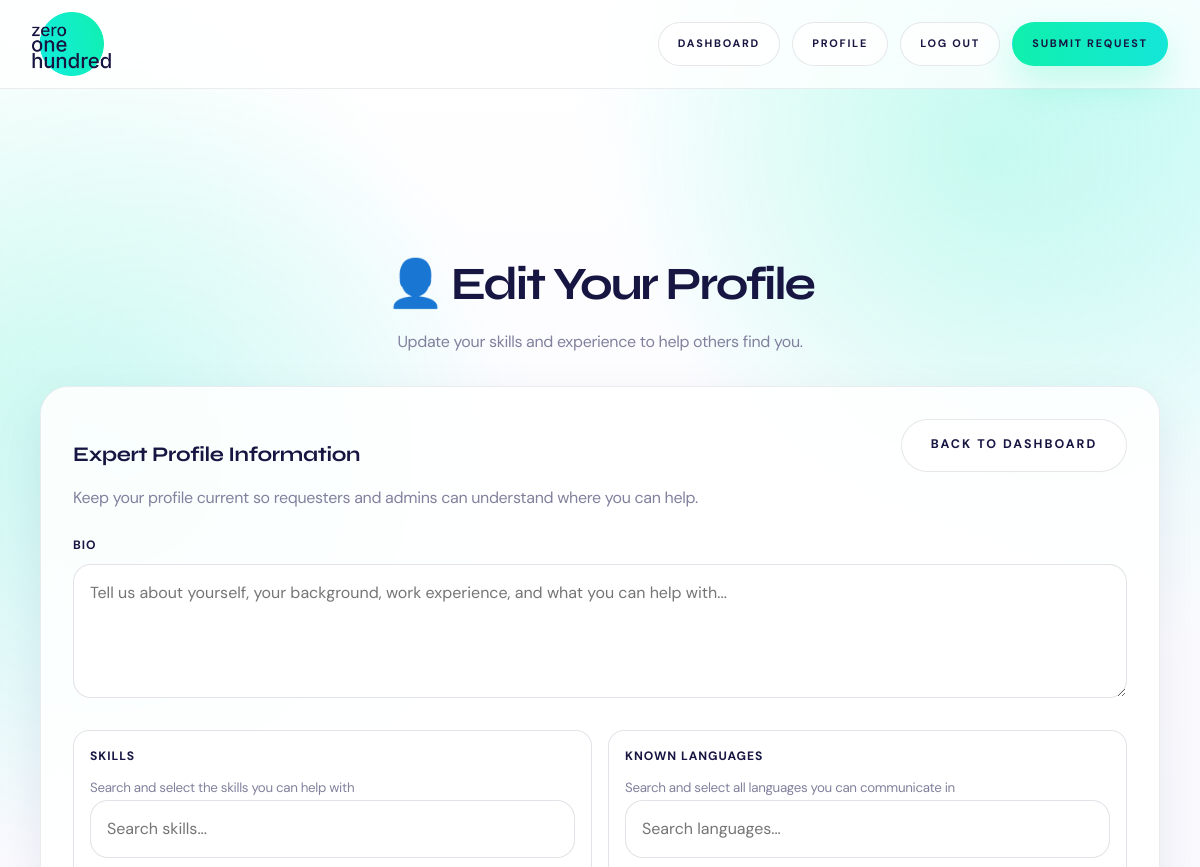
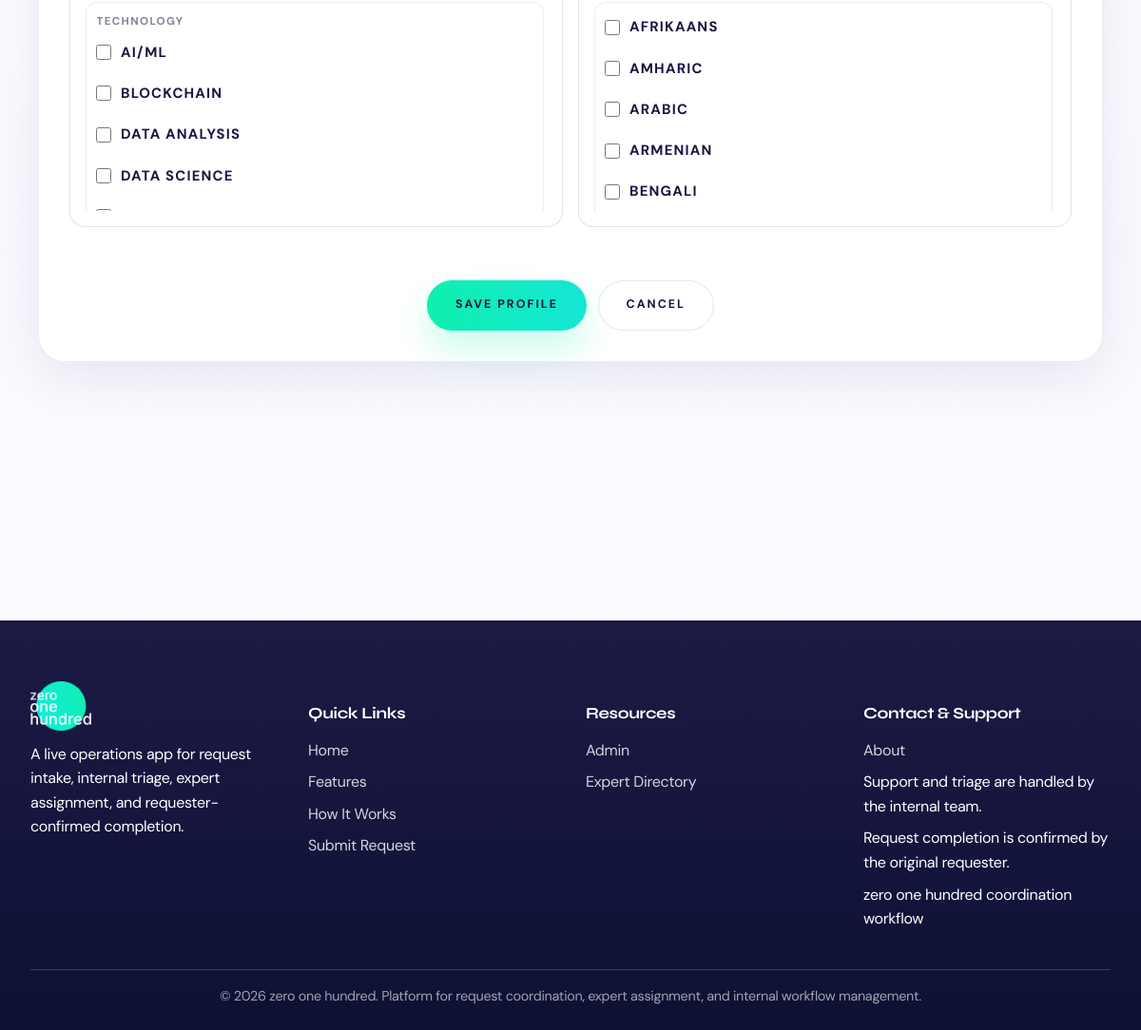
Screenshot of /profile/edit/ (signed in) with the database file from the repository (2 pictures, top to bottom).
### server/models.py (models this page shows, shortened)
class Expert(models.Model):
    AVAILABILITY_CHOICES = [
        ('high', 'High (daily)'),
        ('medium', 'Medium (weekly)'),
        ('low', 'Low (occasional)'),
    ]
    user = models.OneToOneField(User, on_delete=models.CASCADE)
    bio = models.TextField(blank=True)
    skills = models.ManyToManyField(Skill, blank=True, related_name='experts')
    languages = models.ManyToManyField(Language, blank=True, related_name='experts')
    work_experience = models.TextField(blank=True, help_text='Work experience highlights')
    rating = models.FloatField(default=0.0, help_text='Average user rating (0-5)')
    rating_count = models.IntegerField(default=0, help_text='Number of ratings')
    availability = models.CharField(
        max_length=20,
        choices=AVAILABILITY_CHOICES,
        default='medium'
    )
    is_busy = models.BooleanField(default=False, help_text='Whether expert is currently assigned to an active request')
    karma_points = models.IntegerField(default=0, help_text='Karma points earned for completed help')
    help_provided = models.IntegerField(default=0, help_text='Number of help contributions')
    profile_image = models.ImageField(upload_to='experts/', blank=True)
    created_at = models.DateTimeField(auto_now_add=True)

class Skill(models.Model):
    name = models.CharField(max_length=100, unique=True)
    class Meta:
        verbose_name = 'Skill'
        verbose_name_plural = 'Skills'

class Language(models.Model):
    name = models.CharField(max_length=80, unique=True)
    class Meta:
        verbose_name = 'Language'
        verbose_name_plural = 'Languages'

### server/views.py (the view)
# urls.py: path('profile/edit/', views.edit_profile, name='edit_profile'),
@login_required
def edit_profile(request):
    if request.user.is_staff or request.user.is_superuser:
        messages.error(request, 'Company accounts cannot edit expert profiles.')
        return redirect('dashboard')
    try:
        expert = request.user.expert
    except Expert.DoesNotExist:
        expert = Expert.objects.create(user=request.user)
    if request.method == 'POST':
        form = ExpertProfileForm(request.POST, instance=expert)
        if form.is_valid():
            form.save()
            messages.success(request, 'Your profile has been updated successfully!')
            return redirect('dashboard')
    else:
        form = ExpertProfileForm(instance=expert)
    skill_groups = _group_skills_by_theme(form.fields['skills'].queryset)
    known_languages = list(form.fields['languages'].queryset)
    selected_skills = set(request.POST.getlist('skills')) if request.method == 'POST' else set(
        str(skill_id) for skill_id in expert.skills.values_list('id', flat=True)
    )
    selected_languages = set(request.POST.getlist('languages')) if request.method == 'POST' else set(
        str(language_id) for language_id in expert.languages.values_list('id', flat=True)
    )
    return render(request, 'edit_profile.html', {
        'form': form,
        'expert': expert,
        'skill_groups': skill_groups,
        'known_languages': known_languages,
        'selected_skills': selected_skills,
        'selected_languages': selected_languages,
    })

### server/chat_utils.py (called while the page is built)
def is_company_account(user):
    return bool(user and user.is_authenticated and user.is_active and (user.is_staff or user.is_superuser))

### server/context_processors.py (called while the page is built)
def chat_nav_badge(request):
    user = getattr(request, 'user', None)
    if not user or not user.is_authenticated or not is_company_account(user):
        return {
            'chats_unread_count': 0,
            'chats_has_unread': False,
        }
    unread_count = get_unread_chat_count(user)
    return {
        'chats_unread_count': unread_count,
        'chats_has_unread': unread_count > 0,
    }

### server/templates/edit_profile.html (shortened to what this page needs)
{% extends "base.html" %}
{% block content %}
<div class="container">
    <section class="section">
        <div class="text-center mb-4">
            <h1>👤 Edit Your Profile</h1>
            <p class="text-muted">Update your skills and experience to help others find you.</p>
        </div>
        <div class="card submit-card">
            <div class="card-body">
                <form method="post">
                    <div class="profile-form-intro">
                        <div>
                            <h3>Expert Profile Information</h3>
                            <p class="text-muted">Keep your profile current so requesters and admins can understand where you can help.</p>
                        </div>
                        <a href="{% url 'dashboard' %}" class="btn btn-outline">Back to Dashboard</a>
                    </div>
                    <div class="form-group">
                        <label for="{{ form.bio.id_for_label }}">Bio</label>
                        {{ form.bio }}
                    </div>
                    <div class="row two-up">
                        <div class="col-md-6">
                            <div class="form-group picker-panel">
                                <label>Skills</label>
                                <small class="text-muted d-block mb-2">Search and select the skills you can help with</small>
                                <input type="text" class="picker-search" placeholder="Search skills..." data-target="profile-skills-list">
                                <div class="picker-list" id="profile-skills-list">
                                    {% for theme, skills in skill_groups %}
                                    <div class="picker-group" data-group>
                                        <div class="picker-group-title">{{ theme }}</div>
                                        <div class="picker-options">
                                            {% for skill in skills %}
                                            <label class="picker-option" data-text="{{ skill.name|lower }}">
                                                <input type="checkbox" name="skills" value="{{ skill.id }}" {% if skill.id|stringformat:'s' in selected_skills %}checked{% endif %}>
                                                <span>{{ skill.name }}</span>
                                            </label>
                                            {% endfor %}
                                        </div>
                                    </div>
                                    {% endfor %}
                                </div>
                            </div>
                        </div>
                        <div class="col-md-6">
                            <div class="form-group picker-panel">
                                <label>Known Languages</label>
                                <small class="text-muted d-block mb-2">Search and select all languages you can communicate in</small>
                                <input type="text" class="picker-search" placeholder="Search languages..." data-target="profile-languages-list">
                                <div class="picker-list" id="profile-languages-list">
                                    <div class="picker-group" data-group>
                                        <div class="picker-options">
                                            {% for language in known_languages %}
                                            <label class="picker-option" data-text="{{ language.name|lower }}">
                                                <input type="checkbox" name="languages" value="{{ language.id }}" {% if language.id|stringformat:'s' in selected_languages %}checked{% endif %}>
                                                <span>{{ language.name }}</span>
                                            </label>
                                            {% endfor %}
                                        </div>
                                    </div>
                                </div>
                            </div>
                        </div>
                    </div>
                    <div class="form-actions mt-4">
                        <button type="submit" class="btn btn-primary">Save Profile</button>
                        <a href="{% url 'dashboard' %}" class="btn btn-outline">Cancel</a>
                    </div>
                </form>
            </div>
        </div>
    </section>
</div>
{% endblock %}

### server/templates/base.html (style rules this page uses)
* { margin: 0; padding: 0; box-sizing: border-box; }
:root { --primary: hsl(162, 88%, 50%); --primary-dark: hsl(162, 88%, 42%); --primary-soft: hsl(162, 88%, 95%); --gradient: hsl(176, 84%, 49%); --secondary: #7f869f; --success: hsl(162, 88%, 42%); --warning: #f4b740; --danger: #ef4444; --dark: #171642; --gray-light: #f7f9fc; --gray: rgba(23, 22, 66, 0.12); --text: #171642; --text-light: #81819e; --white-soft: ghostwhite; --surface: rgba(255, 255, 255, 0.88); --surface-strong: #ffffff; --shadow-soft: 0 18px 50px rgba(23, 22, 66, 0.08); --shadow-card: 0 24px 70px rgba(23, 22, 66, 0.12); --radius-pill: 999px; --radius-card: 28px; }
html { scroll-behavior: smooth; min-height: 100%; }
body { font-family: 'DM Sans', sans-serif; color: var(--text); background: radial-gradient(circle at top right, rgba(17, 237, 226, 0.18), transparent 28%), radial-gradient(circle at left 20%, rgba(15, 239, 170, 0.12), transparent 24%), linear-gradient(180deg, #ffffff 0%, var(--white-soft) 58%, #ffffff 100%); min-height: 100%; line-height: 1.6; letter-spacing: -0.02em; position: relative; overflow-x: hidden; }
body::before { content: ""; position: fixed; inset: 0; background: radial-gradient(circle at 82% 8%, rgba(15, 239, 170, 0.14), transparent 18%), radial-gradient(circle at 12% 24%, rgba(17, 237, 226, 0.12), transparent 22%); pointer-events: none; z-index: -1; }
a { background-color: transparent; color: inherit; }
button, input, optgroup, select, textarea { color: inherit; font: inherit; margin: 0; }
.btn { padding: 0.95rem 1.8rem; border-radius: var(--radius-pill); text-decoration: none; font-size: 0.78rem; font-weight: 700; letter-spacing: 0.16em; text-transform: uppercase; border: 1px solid transparent; cursor: pointer; transition: all 0.3s; display: inline-flex; align-items: center; justify-content: center; gap: 0.5rem; background: linear-gradient(90deg, var(--primary) 0%, var(--gradient) 100%); color: var(--dark); box-shadow: 0 18px 36px rgba(15, 239, 170, 0.22); }
.btn-primary { background: linear-gradient(90deg, var(--primary) 0%, var(--gradient) 100%); color: var(--dark); }
.btn-outline { background: rgba(255, 255, 255, 0.8); color: var(--dark); border-color: rgba(23, 22, 66, 0.1); box-shadow: none; }
.container { max-width: 1250px; margin: 0 auto; padding: 0 2.5rem; }
main > .container { padding: 2rem 2.5rem 3rem; }
.card { background: var(--surface); backdrop-filter: blur(14px); border-radius: var(--radius-card); padding: 2rem; box-shadow: var(--shadow-soft); border: 1px solid rgba(23, 22, 66, 0.08); transition: all 0.3s; }
.card h3 { color: var(--dark); margin-bottom: 1rem; font-family: 'Syne', sans-serif; font-size: 1.3rem; }
.card p { color: var(--text-light); line-height: 1.75; }
h1, h2, h3, h4, h5, h6 { color: var(--dark); line-height: 1.2; font-family: 'Syne', sans-serif; }
h1 { font-size: 2.9rem; margin-bottom: 1rem; letter-spacing: -0.05em; }
h3 { font-size: 1.45rem; margin: 1.5rem 0 1rem; }
form { max-width: 600px; }
.form-group { margin-bottom: 1.5rem; }
label { display: block; margin-bottom: 0.5rem; font-weight: 700; letter-spacing: 0.08em; text-transform: uppercase; font-size: 0.76rem; color: var(--dark); }
input[type="text"], input[type="email"], input[type="password"], input[type="number"], input[type="tel"], textarea, select { width: 100%; padding: 0.95rem 1rem; border: 1px solid rgba(23, 22, 66, 0.12); border-radius: 18px; font-size: 1rem; font-family: inherit; transition: border-color 0.3s, box-shadow 0.3s, transform 0.3s; background: rgba(255, 255, 255, 0.9); }
textarea { resize: vertical; min-height: 120px; }
.mt-4 { margin-top: 2rem; }
.mb-2 { margin-bottom: 1rem; }
.mb-4 { margin-bottom: 2rem; }
.text-center { text-align: center; }
.text-muted { color: var(--text-light); }
.section { padding: 5rem 0; border-bottom: 1px solid rgba(23, 22, 66, 0.08); }
.section:last-child { border-bottom: none; }

### rows the page displays
Skill: name "AI/ML"
Skill: name "BLOCKCHAIN"
Skill: name "DATA ANALYSIS"
Skill: name "DATA SCIENCE"
Language: name "AFRIKAANS"
Language: name "AMHARIC"
Language: name "ARABIC"
Language: name "ARMENIAN"
Language: name "BENGALI"

### other values shown
{{ theme }} "TECHNOLOGY"
